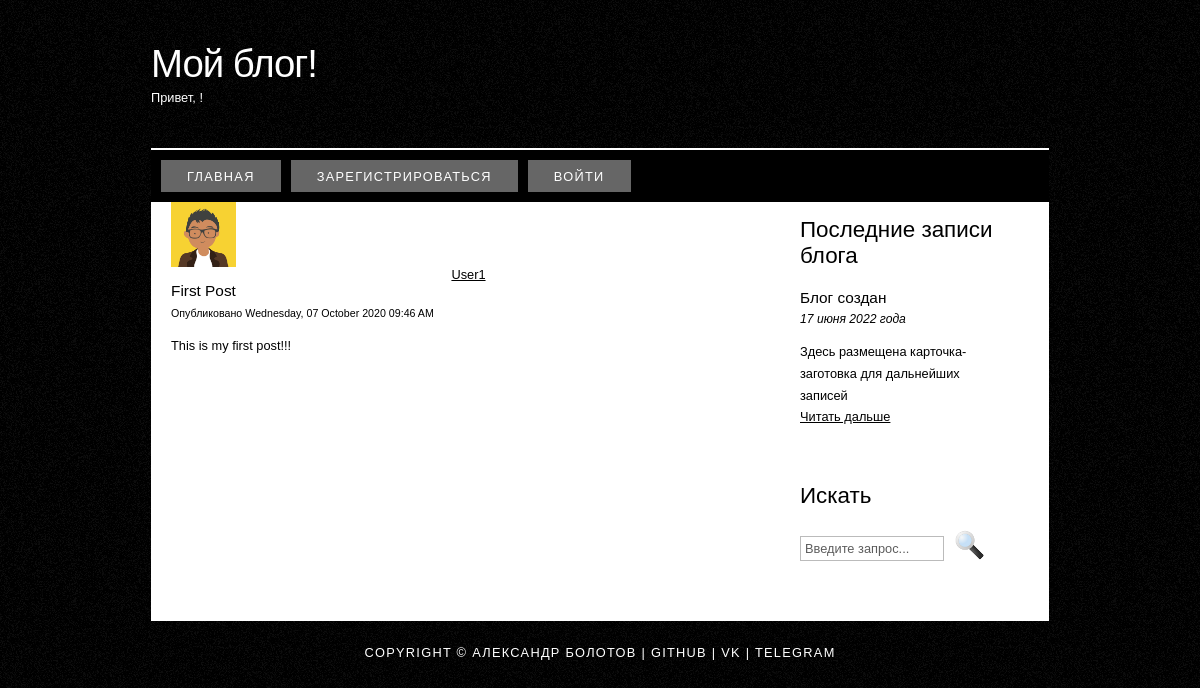
/post/1, run on the app's committed database.
### flask_blog/models.py (models this page shows, shortened)
class User(db.Model, UserMixin):
    id = db.Column(db.Integer, primary_key=True)
    username = db.Column(db.String(20), unique=True, nullable=False)
    email = db.Column(db.String(120), unique=True, nullable=False)
    image_file = db.Column(db.String(20), nullable=False, default='default.png')
    password = db.Column(db.String(60), nullable=False)
    posts = db.relationship('Post', backref='author', lazy=True)

class Post(db.Model):
    id = db.Column(db.Integer, primary_key=True)
    title = db.Column(db.String(100), nullable=False)
    date_posted = db.Column(db.DateTime, nullable=False, default=datetime.utcnow)
    content = db.Column(db.Text, nullable=False)
    user_id = db.Column(db.Integer, db.ForeignKey('user.id'), nullable=False)

### flask_blog/posts/views.py (the view)
@posts.route("/post/<int:post_id>")
def post(post_id):
    post = Post.query.get_or_404(post_id)
    return render_template('post.html', title=post.title, post=post)

### flask_blog/templates/post.html (shortened to what this page needs)
{% extends "base.html" %}
{% block content %}
<div class="container">
    <article class="media" style="display: flex; flex-direction: column;">
        <img class="rounded-circle article-img" style="margin-right: 5px;"
             src="{{ url_for('static', filename='profile_pics/' +
		post.author.image_file) }}">
        <a class="mr-2" href="{{ url_for('users.user_posts',
		username=post.author.username) }}" style="margin: 0
	auto">{{ post.author.username }}</a>
    </article>
    <h4 class="card-title">{{ post.title }}</h4>
    <small>Опубликовано {{ post.date_posted.strftime('%A, %d %B %Y %I:%M %p') }}</small>
    <br>
    <br>
    <p>{{ post.content }}</p>
</div>
{% endblock content %}

### flask_blog/static/styles/style.css (style rules this page uses)
html { height: 100%; }
* { margin: 0; padding: 0; }
body { font: normal .80em 'trebuchet ms', arial, sans-serif; background: #F0EFE2 url(background.png) repeat; color: #000; }
p { padding: 0 0 20px 0; line-height: 1.7em; }
img { border: 0; }
h1, h2, h3, h4, h5, h6 { font: normal 175% 'century gothic', arial, sans-serif; color: #000; margin: 0 0 15px 0; padding: 15px 0 5px 0; }
h4, h5, h6 { margin: 0; padding: 0 0 5px 0; font: normal 120% arial, sans-serif; }
a, a:hover { outline: none; text-decoration: underline; color: #000; }
.article-img { height: 65px; width: 65px; margin-right: 16px; }

### data on the page
User: image_file (placeholder picture), author.username "User1"
Post: title "First Post", date_posted "Wednesday, 07 October 2020 09:46 AM", content "This is my first post!!!"
